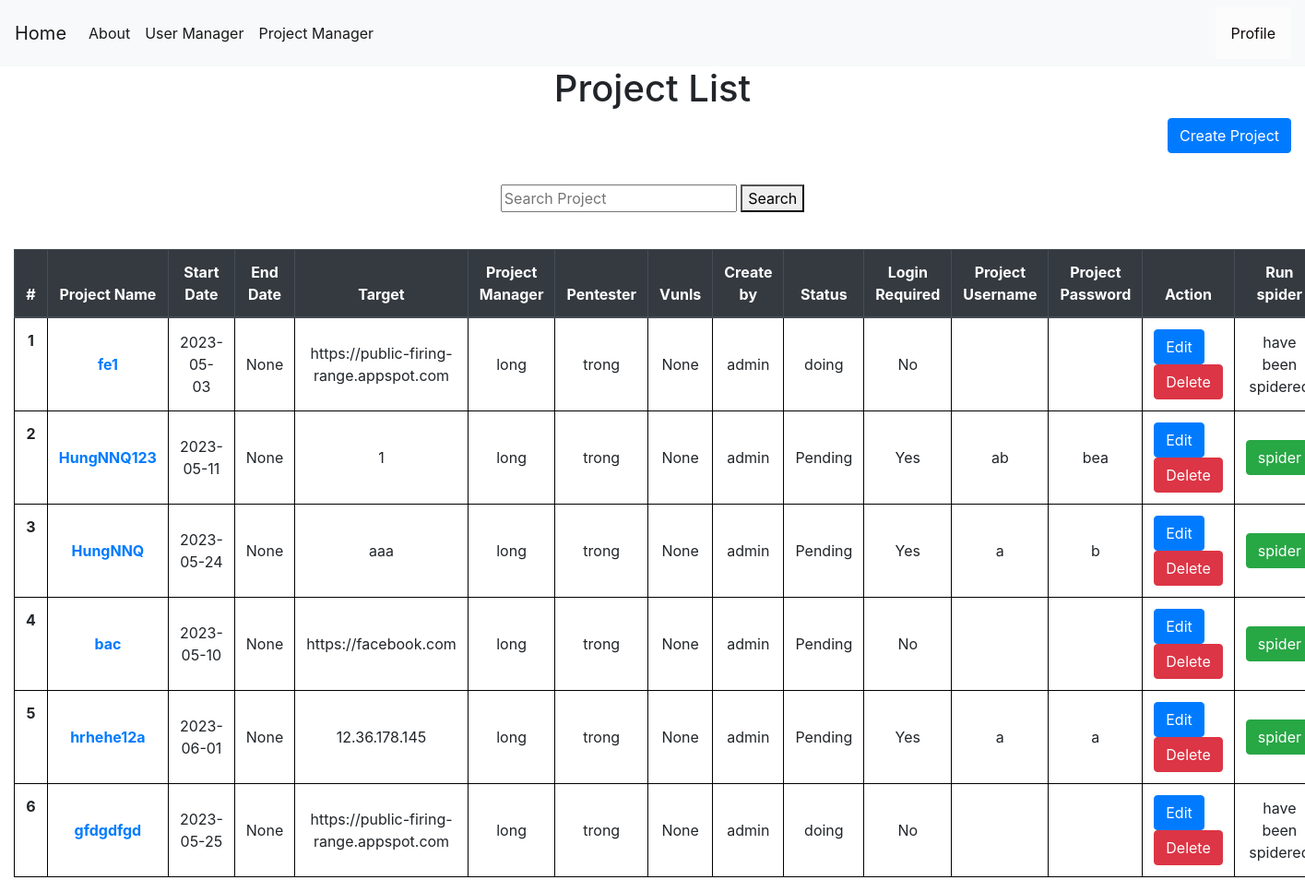
Before: /projectmanager (signed in) with the older database file.
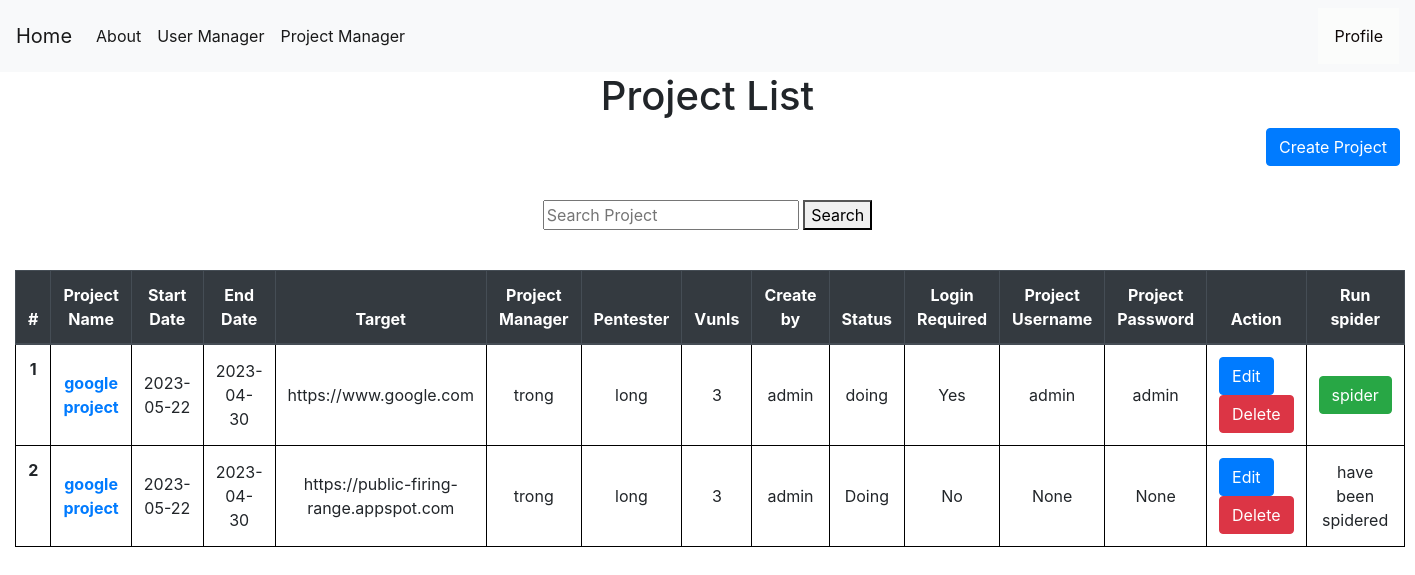
After: the same page with the newer database file.
### tables this page shows
CREATE TABLE projects (
    projectid INTEGER PRIMARY KEY AUTOINCREMENT,
    projectname TEXT NOT NULL,
    startdate date NOT NULL,
    enddate date,
    vunls int,
    target text not null,
    securitylevel TEXT,
    manager TEXT ,
    pentester TEXT ,
    status TEXT NOT NULL,
    create_by INTEGER ,
    isspider TEXT,
    login INTEGER NOT NULL,
    userinfo TEXT ,
    passinfo TEXT ,
    FOREIGN KEY (pentester) REFERENCES users(userid) ON DELETE CASCADE
    FOREIGN KEY (manager) REFERENCES users(userid) ON DELETE CASCADE
    FOREIGN KEY (create_by) REFERENCES users(userid) ON DELETE CASCADE
);

### app.py (the view, shortened to what this page needs)
@app.route('/projectmanager', methods=('GET', 'POST'))
def showproject():
    msg = ''
    if session["userid"] == None:
        return redirect(url_for('login'))
    conn = get_db_connection()
    projects = conn.execute('SELECT * FROM projects').fetchall()
    users = conn.execute('SELECT * FROM users').fetchall()
    conn.commit()
    conn.close()
    return render_template('show_project.html', projects=projects,users=users,msg=msg)

### app.py (called while the page is built)
def get_db_connection():
    conn = sqlite3.connect('database.db')
    conn.row_factory = sqlite3.Row
    return conn

### templates/show_project.html (shortened to what this page needs)
{% extends 'base.html' %}
{% block content %}
    <center><h1>{% block title %}  Project List  {% endblock %}</h1></center>
    <link rel= "stylesheet" type= "text/css" href= "{{ url_for('static',filename='css/showuser.css') }}">
    <a href="{{ url_for('add_project')}}" class="btn btn-primary" style="float: right;" role="button" aria-pressed="true">Create Project</a>
  <center>
  <form action="{{ url_for('search_project') }}" method ="GET">
    <input name="projectname" type="projectname" placeholder="Search Project" />
    <button>Search</button>
  </form>
</center></br>
<div >
    <table class="table" style="width:100%">
        <thead class="thead-dark" style="width:100%">
          <tr>
            <th style="text-align: center"width="5%" scope="col">#</th>
            <th style="text-align: center"width="10%" scope="col">Project Name</th>
            <th style="text-align: center"width="20%" scope="col">Start Date</th>
            <th style="text-align: center"width="20%" scope="col">End Date</th>
            <th style="text-align: center"scope="col">Target</th>
            <th style="text-align: center"scope="col">Project Manager</th>
            <th style="text-align: center"scope="col">Pentester</th>
            <th style="text-align: center"scope="col">Vunls</th>
            <th style="text-align: center"scope="col">Create by</th>
            <th style="text-align: center"scope="col">Status</th>
            <th style="text-align: center"scope="col">Login Required</th>
            <th style="text-align: center"scope="col">Project Username</th>
            <th style="text-align: center"scope="col">Project Password</th>
            <th style="text-align: center"width="30%" scope="col">Action</th>
            <th style="text-align: center"width="30%" scope="col">Run spider</th>
          </tr>
        </thead>
        <tbody>
        {% for project in projects %}
          <tr >
            <th style="text-align: center" class="counterCell"></th>
            <th style="text-align: center"class="align-middle" scope="row"><a href="{{ url_for('project_detail',id= project.projectid) }} ">{{ project.projectname }}</a></th>
            <td style="text-align: center"class="align-middle" >{{ project.startdate }}</td>
            <td style="text-align: center"class="align-middle" >{{ project.enddate }}</td>
            <td style="text-align: center"class="align-middle" >{{ project.target }}</td>
            <td style="text-align: center"class="align-middle" >{{ project.manager }}</td>
            <td style="text-align: center"class="align-middle" >{{ project.pentester }}</td>
            <td style="text-align: center"class="align-middle" >{{ project.vunls }}</td>
            <td style="text-align: center"class="align-middle" >{{ project.create_by }}</td>
            <td style="text-align: center"class="align-middle" >{{ project.status }}</td>
            {% if project.login == 1 %}
            <td style="text-align: center"class="align-middle" >Yes</td>
            {% else %}
            <td style="text-align: center"class="align-middle" >No</td>
            {% endif %}
            <td style="text-align: center"class="align-middle" >{{ project.userinfo }}</td>
            <td style="text-align: center"class="align-middle" >{{ project.passinfo }}</td>
            <td style="text-align: center"class="align-middle" >
              <span style="float:left;">
              <a href="{{ url_for('editproject',id= project.projectid) }} "class="btn btn-primary">Edit</a>
              </span>
              <span style="float:left;">
              <form action="{{ url_for('showproject') }}" method=post >
                  <button id="delete" type=submit class="btn btn-danger" >Delete</button>
              </form>
            </span>
            </td>
            {% if project.isspider != '1' %}
            <td style="text-align: center" class="align-middle" >
              <span style="float:center;">
              <a href="{{ url_for('spiderscan',id= project.projectid) }} "class="btn btn-success">spider</a>
              </span>
            </td>
            {% else %}
            <td style="text-align: center" class="align-middle" >
              <span style="float:center;">
              <a>have been spidered</a>
              </span>
            </td>
            {% endif %}
          </tr>
        {% endfor %}
        </tbody>
      </table>
    </div>
{% endblock %}

### templates/base.html (shortened to what this page needs)
<!doctype html>
<link rel= "stylesheet" type= "text/css" href= "{{ url_for('static',filename='css/style.css') }}">
<html lang="en">
  <head>
    <link rel="stylesheet" href="https://stackpath.bootstrapcdn.com/bootstrap/4.3.1/css/bootstrap.min.css">
  </head>
  <body>
    <nav class="navbar navbar-expand-md navbar-light bg-light">
      {% block sidebar %}
        <a class="navbar-brand" href="{{ url_for('index')}}">Home</a>
        <div class="collapse navbar-collapse" id="navbarNav">
            <ul class="navbar-nav">
            <li class="nav-item active">
                <a class="nav-link" href="{{ url_for('about_us')}}">About</a>
            </li>
            </ul>
            <ul class="navbar-nav">
              {% if session.userid %}
              <li class="nav-item active">
                <a class="nav-link" href="{{ url_for('showuser')}}">User Manager</a>
              </li>
              <li class="nav-item active">
                <a class="nav-link" href="{{ url_for('showproject')}}">Project Manager</a>
              </li>
              {% endif %}
              </ul>
        </div>
        {% endblock %}
        {% if session.userid %}
        <div class="dropdown">
          <button class="dropbtn">Profile</button>
        </div>
        {% else %}
          <a href="{{ url_for('login')}}" class="nav-link">Login</a>
        {% endif %}
    </nav>
    <div class="container">
        {% block content %} {% endblock %}
    </div>
  </body>
</html>

### static/css/style.css (style rules this page uses)
table, th, td { border: 1px solid black; }
body { min-height: 100vh; height: 100%; margin: 0; z-index: 10; display: grid; grid-template-rows: auto 1fr auto; }
body { display: flex; flex-direction: column; }
.dropbtn { background-color: #fbfcfb; color: rgb(15, 8, 8); padding: 16px; font-size: 16px; border: none; }
.dropdown { position: relative; display: inline-block; }
.container { max-width: 1680px !important; }

### static/css/showuser.css (style rules this page uses)
table { counter-reset: tableCount; }
.counterCell:before { content: counter(tableCount); counter-increment: tableCount; }

Changed rows visible on the page:
removed projects: projectname "fe1", startdate "2023-05-03", enddate "None", target "https://public-firing-range.appspot.com", manager "long", pentester "trong", vunls "None", create_by "admin", status "doing", login "No", isspider "have been…"
removed projects: projectname "HungNNQ123", startdate "2023-05-11", enddate "None", target "1", manager "long", pentester "trong", vunls "None", create_by "admin", status "Pending", login "Yes", userinfo "ab", passinfo "bea"
removed projects: projectname "HungNNQ", startdate "2023-05-24", enddate "None", target "aaa", manager "long", pentester "trong", vunls "None", create_by "admin", status "Pending", login "Yes", userinfo "a", passinfo "b"
removed projects: projectname "bac", startdate "2023-05-10", enddate "None", target "https://facebook.com", manager "long", pentester "trong", vunls "None", create_by "admin", status "Pending", login "No"
removed projects: projectname "hrhehe12a", startdate "2023-06-01", enddate "None", target "12.36.178.145", manager "long", pentester "trong", vunls "None", create_by "admin", status "Pending", login "Yes", userinfo "a", passinfo "a"
removed projects: projectname "gfdgdfgd", startdate "2023-05-25", enddate "None", target "https://public-firing-range.appspot.com", manager "long", pentester "trong", vunls "None", create_by "admin", status "doing", login "No", isspider "have been…"
added projects: projectname "google project", startdate "2023-05-22", enddate "2023-04-30", target "https://www.google.com", manager "trong", pentester "long", vunls "3", create_by "admin", status "doing", login "Yes", userinfo "admin", passinfo "admin"
added projects: projectname "google project", startdate "2023-05-22", enddate "2023-04-30", target "https://public-firing-range.appspot.com", manager "trong", pentester "long", vunls "3", create_by "admin", status "Doing", login "No", userinfo "None", passinfo "None", isspider "have been spidered"
